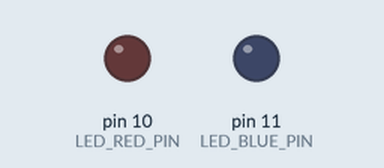
Simulated run of this sketch. Board: Arduino Uno, built with avr-gcc and run on an emulated ATmega328P. On the bench: output pins drawn as LEDs (lit = HIGH). What the sketch prints to the serial monitor is not drawn.

Above: at 0.02 s.
At 1.63 s:
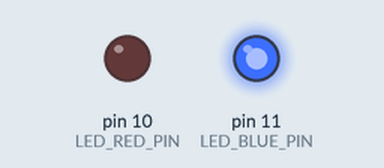
At 1.83 s:
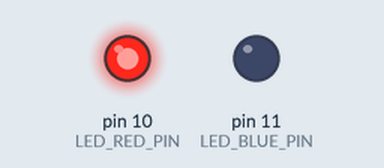
Timing chart, 0 to 3.0 s (numbered marks = the images above):
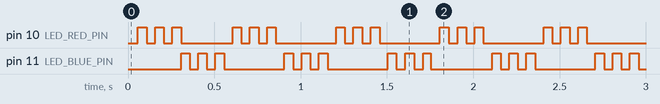

Measured:
- by itself, pin 10 (LED_RED_PIN): repeats every 0.55 s: 2 × (LOW 0.05 s, HIGH 0.05 s), LOW 0.30 s, HIGH 0.05 s
- by itself, pin 11 (LED_BLUE_PIN): repeats every 0.60 s: 2 × (LOW 0.05 s, HIGH 0.05 s), LOW 0.35 s, HIGH 0.05 s

The sketch:

LED_BlueRed_WithoutDelay.ino
```cpp
// English for which LED to Strobe
#define RED 0x0
#define BLUE 0x1

// Variable to track which LED is on
byte whichLED = RED;

// Where are the LEDs connected?
const int LED_RED_PIN = 10;
const int LED_BLUE_PIN = 11;

// State variables for the LEDs
byte redState = LOW;
byte blueState = LOW;

// Some delay values to change flashing behavior
//unsigned long SWITCH_DELAY = 250;
const unsigned long SWITCH_DELAY = 300;
const unsigned long STROBE_DELAY = 50;

// Seed the initial wait for the strobe effect
unsigned long strobeWait = STROBE_DELAY;

// Variable to see when we should swtich LEDs
unsigned long waitUntilSwitch = SWITCH_DELAY;  // seed initial wait

void setup() {
  Serial.begin(9600);

  pinMode(LED_RED_PIN, OUTPUT);
  pinMode(LED_BLUE_PIN, OUTPUT);
}

void loop() {
  Serial.print(redState);
  Serial.println(blueState);
  digitalWrite(LED_RED_PIN, redState);     // each iteration of loop() will set the IO pins,
  digitalWrite(LED_BLUE_PIN, blueState);    // even if they don't change, that's okay
  //  delay(1000);

  // Toggle back and forth between the two LEDs
  if ((long)(millis() - waitUntilSwitch) >= 0) {
    // time is up!
    redState = LOW;
    blueState = LOW;
    whichLED = !whichLED;  // toggle LED to strobe
    waitUntilSwitch += SWITCH_DELAY;
  }

  // Create the stobing effect
  if ((long)(millis() - strobeWait) >= 0) {
    if (whichLED == RED)
      redState = !redState;
    if (whichLED == BLUE)
      blueState = !blueState;
    strobeWait += STROBE_DELAY;
  }
}
```
